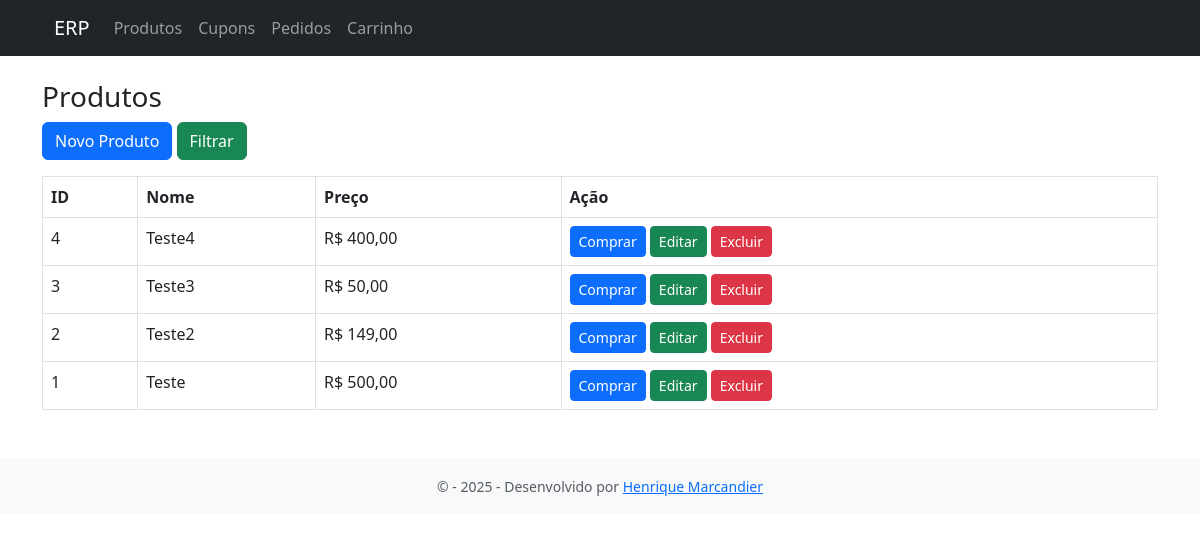
The app's page /, older data.
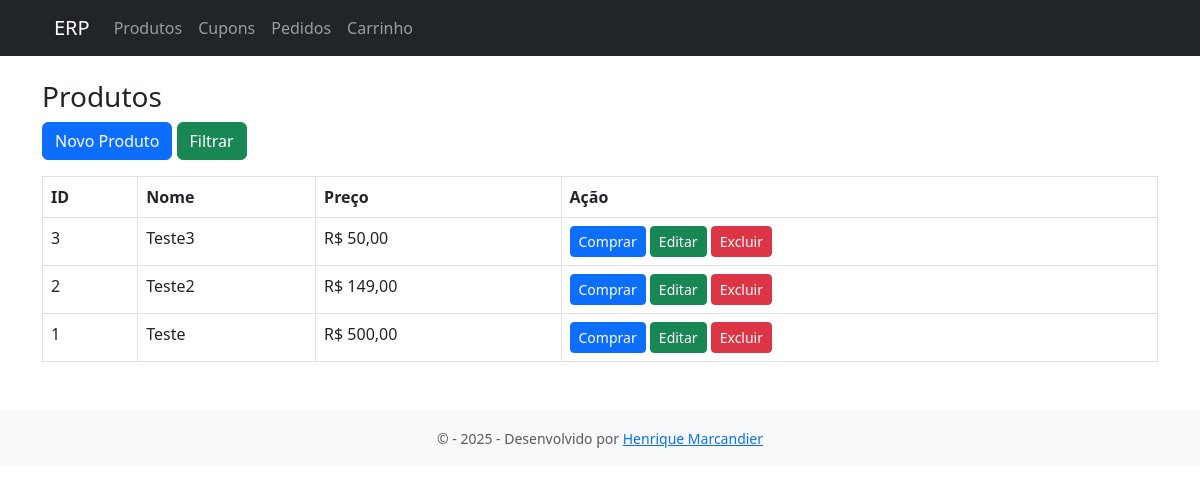
The same page, newer data.
### tables this page shows
CREATE TABLE `produtos` (
  `id` int(11) NOT NULL AUTO_INCREMENT,
  `nome` varchar(100) NOT NULL,
  `descricao` text DEFAULT NULL,
  `preco` decimal(10,2) NOT NULL DEFAULT 0.00,
  `ativo` tinyint(1) DEFAULT 1,
  `criado_em` datetime DEFAULT current_timestamp(),
  PRIMARY KEY (`id`)
);

### controllers/ProdutoController.php (called while the page is built, shortened)
<?php
require_once __DIR__ . '/../models/Produto.php';
function listarProdutos() {
    $produtos = Produto::listar();
    include __DIR__ . '/../views/produtos/lista.php';
}
    ?>

### models/Produto.php (called while the page is built, shortened)
<?php
require_once __DIR__ . '/../config/database.php';
class Produto {
    public static function listar() {
        global $conn;
        $sql = "SELECT * FROM produtos";
        $sql .= " ORDER BY id DESC";
        $res = $conn->query($sql);
        return $res->fetch_all(MYSQLI_ASSOC);
    }
}
?>

### views/produtos/lista.php (the view, shortened to what this page needs)
<?php include __DIR__ . '/../layout/header.php'; ?>
<div class="container mt-4">
  <h3>Produtos</h3>
  <a href="?url=produtos/novo" class="btn btn-primary mb-3">Novo Produto</a>
  <a href="#" class="btn btn-success mb-3" onclick="if (document.getElementById('filtrar').style.display == 'none'){ document.getElementById('filtrar').style.display='block'; } else{ document.getElementById('filtrar').style.display='none'; }">Filtrar</a>
  <?php if (count($produtos)){?>
  <table class="table table-bordered">
    <thead>
      <tr><th>ID</th><th>Nome</th><th>Preço</th><th>Ação</th></tr>
    </thead>
    <tbody>
      <?php foreach($produtos as $p): ?>
        <tr>
          <td><?= $p['id'] ?></td>
          <td><?= $p['nome'] ?></td>
          <td>R$ <?= number_format($p['preco'], 2, ',', '.') ?></td>
          <td><a href="?url=produtos/comprar&id=<?= $p['id'] ?>" class="btn btn-sm btn-primary">Comprar</a> <a href="?url=produtos/editar&id=<?= $p['id'] ?>" class="btn btn-sm btn-success">Editar</a> <a href="?url=produtos/excluir&id=<?= $p['id'] ?>"
   class="btn btn-sm btn-danger"
   onclick="return confirm('Tem certeza que deseja excluir este produto?')">
   Excluir
</a></td>
        </tr>
      <?php endforeach; ?>
    </tbody>
  </table>
  <?php }
  else{
   ?><br><br><div style="text-align:center"><div class="alert alert-warning">Sem nenhum registro encontrado!</div></div><?php
  }?>
</div>
<?php include __DIR__ . '/../layout/footer.php'; ?>

Row changes from the older to the newer data that the page shows:
removed produtos: id "4", nome "Teste4", preco "400,00"
